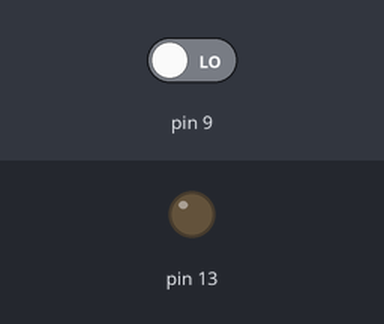
The sketch below on a simulated Arduino Uno, built with avr-gcc and run on an emulated ATmega328P. Shown: output pins drawn as LEDs (lit = HIGH). The test bench sets the inputs (shaded band); at power-on: pin 9 LOW.

Above: at 1.2 s.
1.3 s: pin 9 driven HIGH
At 2.2 s:
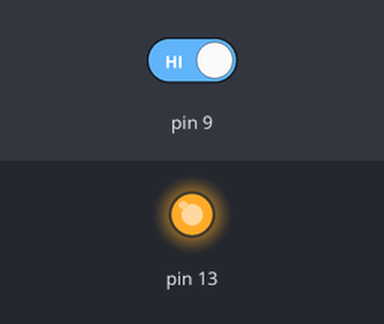
2.8 s: pin 9 driven LOW
At 3.4 s:
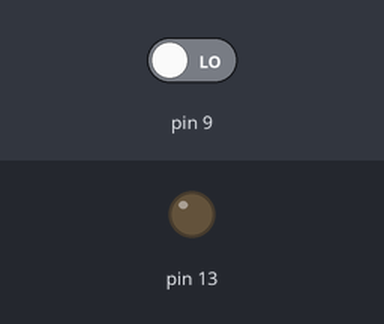
Timing chart, 0 to 5.8 s (numbered marks = the images above; inputs shaded):
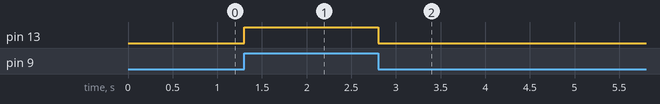

The sketch:

Watchdog.ino
```cpp
void setup()
{
  pinMode(13, OUTPUT);
  pinMode(9, INPUT);
}

void loop()
{
  digitalWrite(13, digitalRead(9));
  delay(3);
}
```

Measured:
- after the input at 1.3 s, pin 13: LOW → HIGH at once
- after the input at 2.8 s, pin 13: HIGH → LOW at once
